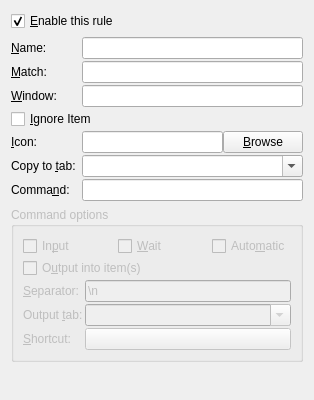
<?xml version="1.0" encoding="UTF-8"?>
<ui version="4.0">
 <class>CommandWidget</class>
 <widget class="QWidget" name="CommandWidget">
  <property name="geometry">
   <rect>
    <x>0</x>
    <y>0</y>
    <width>314</width>
    <height>400</height>
   </rect>
  </property>
  <property name="windowTitle">
   <string>Form</string>
  </property>
  <layout class="QVBoxLayout" name="verticalLayout_2">
   <item>
    <layout class="QHBoxLayout" name="horizontalLayout_4">
     <item>
      <widget class="QCheckBox" name="checkBoxEnable">
       <property name="toolTip">
        <string>Enable this command</string>
       </property>
       <property name="text">
        <string>&amp;Enable this rule</string>
       </property>
       <property name="checked">
        <bool>true</bool>
       </property>
      </widget>
     </item>
    </layout>
   </item>
   <item>
    <layout class="QGridLayout" name="gridLayout">
     <property name="verticalSpacing">
      <number>2</number>
     </property>
     <item row="6" column="1">
      <widget class="QLineEdit" name="lineEditCommand">
       <property name="toolTip">
        <string>Command to run. Use %1 for item text passed as argument and %2 to %9
for arguments captured by regular expression (parts enclosed in parentheses).</string>
       </property>
      </widget>
     </item>
     <item row="5" column="1">
      <widget class="QComboBox" name="comboBoxCopyToTab">
       <property name="toolTip">
        <string>Name of tab to copy new items into (leave empty not to copy)</string>
       </property>
       <property name="editable">
        <bool>true</bool>
       </property>
      </widget>
     </item>
     <item row="1" column="0">
      <widget class="QLabel" name="label_4">
       <property name="sizePolicy">
        <sizepolicy hsizetype="Preferred" vsizetype="Preferred">
         <horstretch>0</horstretch>
         <verstretch>0</verstretch>
        </sizepolicy>
       </property>
       <property name="text">
        <string>&amp;Match:</string>
       </property>
       <property name="buddy">
        <cstring>lineEditMatch</cstring>
       </property>
      </widget>
     </item>
     <item row="0" column="0">
      <widget class="QLabel" name="label_3">
       <property name="sizePolicy">
        <sizepolicy hsizetype="Preferred" vsizetype="Preferred">
         <horstretch>0</horstretch>
         <verstretch>0</verstretch>
        </sizepolicy>
       </property>
       <property name="text">
        <string>&amp;Name:</string>
       </property>
       <property name="buddy">
        <cstring>lineEditName</cstring>
       </property>
      </widget>
     </item>
     <item row="3" column="0" colspan="2">
      <widget class="QCheckBox" name="checkBoxIgnore">
       <property name="toolTip">
        <string>&lt;p&gt;Don't save the matched clipboard content in history and stop applying next commands on it.&lt;/p&gt;</string>
       </property>
       <property name="text">
        <string>&amp;Ignore Item</string>
       </property>
      </widget>
     </item>
     <item row="0" column="1">
      <widget class="QLineEdit" name="lineEditName">
       <property name="toolTip">
        <string>Command name (shown in menu)</string>
       </property>
      </widget>
     </item>
     <item row="1" column="1">
      <widget class="QLineEdit" name="lineEditMatch">
       <property name="toolTip">
        <string>&lt;p&gt;Use command only for items whose text match this regular expression (leave empty to match anything).&lt;/p&gt;&lt;p&gt;&lt;span style=&quot; font-weight:600;&quot;&gt;Examples:&lt;/span&gt;&lt;/p&gt;&lt;p&gt;  Match URL    &lt;span style=&quot; font-weight:600;&quot;&gt;^(https?|ftp)://&lt;/span&gt;&lt;/p&gt;&lt;p&gt;  Match PDF filenames    &lt;span style=&quot; font-weight:600;&quot;&gt;\.pdf$&lt;/span&gt;&lt;/p&gt;&lt;p&gt;  Match single character    &lt;span style=&quot; font-weight:600;&quot;&gt;^.$&lt;/span&gt;&lt;/p&gt;&lt;p&gt;  Match remote multimedia    &lt;span style=&quot; font-weight:600;&quot;&gt;^http://.*\.(ogv|vlc|mp4|mp3)$&lt;/span&gt;&lt;/p&gt;</string>
       </property>
      </widget>
     </item>
     <item row="4" column="0">
      <layout class="QHBoxLayout" name="horizontalLayout_3">
       <item>
        <widget class="QLabel" name="label_5">
         <property name="sizePolicy">
          <sizepolicy hsizetype="Preferred" vsizetype="Preferred">
           <horstretch>0</horstretch>
           <verstretch>0</verstretch>
          </sizepolicy>
         </property>
         <property name="text">
          <string>&amp;Icon:</string>
         </property>
         <property name="buddy">
          <cstring>lineEditIcon</cstring>
         </property>
        </widget>
       </item>
       <item>
        <widget class="QLabel" name="labelIcon">
         <property name="minimumSize">
          <size>
           <width>16</width>
           <height>16</height>
          </size>
         </property>
         <property name="text">
          <string/>
         </property>
        </widget>
       </item>
      </layout>
     </item>
     <item row="6" column="0">
      <widget class="QLabel" name="label_2">
       <property name="sizePolicy">
        <sizepolicy hsizetype="Preferred" vsizetype="Preferred">
         <horstretch>0</horstretch>
         <verstretch>0</verstretch>
        </sizepolicy>
       </property>
       <property name="text">
        <string>Comma&amp;nd:</string>
       </property>
       <property name="buddy">
        <cstring>lineEditCommand</cstring>
       </property>
      </widget>
     </item>
     <item row="4" column="1">
      <layout class="QHBoxLayout" name="horizontalLayout_9">
       <item>
        <widget class="QLineEdit" name="lineEditIcon">
         <property name="toolTip">
          <string>Command name (shown in menu)</string>
         </property>
        </widget>
       </item>
       <item>
        <widget class="QPushButton" name="pushButtonBrowse">
         <property name="text">
          <string>&amp;Browse</string>
         </property>
        </widget>
       </item>
      </layout>
     </item>
     <item row="5" column="0">
      <widget class="QLabel" name="label_6">
       <property name="text">
        <string>Copy to &amp;tab:</string>
       </property>
       <property name="buddy">
        <cstring>comboBoxCopyToTab</cstring>
       </property>
      </widget>
     </item>
     <item row="2" column="0">
      <widget class="QLabel" name="label_7">
       <property name="text">
        <string>&amp;Window:</string>
       </property>
       <property name="buddy">
        <cstring>lineEditWindow</cstring>
       </property>
      </widget>
     </item>
     <item row="2" column="1">
      <widget class="QLineEdit" name="lineEditWindow">
       <property name="toolTip">
        <string>&lt;p&gt;Use command only for items copied to clipboard from window with title text that matches this regular expression (leave empty to match any window).&lt;/p&gt;</string>
       </property>
      </widget>
     </item>
    </layout>
   </item>
   <item>
    <widget class="QGroupBox" name="groupBoxCommandOptions">
     <property name="enabled">
      <bool>false</bool>
     </property>
     <property name="title">
      <string>Command options</string>
     </property>
     <layout class="QVBoxLayout" name="verticalLayout_3">
      <property name="spacing">
       <number>2</number>
      </property>
      <item>
       <layout class="QHBoxLayout" name="horizontalLayout_2">
        <property name="spacing">
         <number>16</number>
        </property>
        <item>
         <widget class="QCheckBox" name="checkBoxInput">
          <property name="toolTip">
           <string>Send item text to standard input of the command.</string>
          </property>
          <property name="text">
           <string>In&amp;put</string>
          </property>
          <property name="checked">
           <bool>false</bool>
          </property>
         </widget>
        </item>
        <item>
         <widget class="QCheckBox" name="checkBoxWait">
          <property name="toolTip">
           <string>Before executing the command show action dialog.</string>
          </property>
          <property name="text">
           <string>&amp;Wait</string>
          </property>
         </widget>
        </item>
        <item>
         <widget class="QCheckBox" name="checkBoxAutomatic">
          <property name="toolTip">
           <string>Run the command automatically</string>
          </property>
          <property name="text">
           <string>Auto&amp;matic</string>
          </property>
         </widget>
        </item>
       </layout>
      </item>
      <item>
       <widget class="QCheckBox" name="checkBoxOutput">
        <property name="toolTip">
         <string>Save standard output to items.</string>
        </property>
        <property name="text">
         <string>O&amp;utput into item(s)</string>
        </property>
        <property name="checked">
         <bool>false</bool>
        </property>
       </widget>
      </item>
      <item>
       <layout class="QFormLayout" name="formLayout">
        <property name="verticalSpacing">
         <number>2</number>
        </property>
        <item row="0" column="0">
         <widget class="QLabel" name="separatorLabel">
          <property name="enabled">
           <bool>false</bool>
          </property>
          <property name="text">
           <string>&amp;Separator:</string>
          </property>
          <property name="buddy">
           <cstring>lineEditSeparator</cstring>
          </property>
         </widget>
        </item>
        <item row="0" column="1">
         <widget class="QLineEdit" name="lineEditSeparator">
          <property name="enabled">
           <bool>false</bool>
          </property>
          <property name="toolTip">
           <string>Separator to match for splitting the output to multiple items.</string>
          </property>
          <property name="text">
           <string>\n</string>
          </property>
         </widget>
        </item>
        <item row="1" column="1">
         <widget class="QComboBox" name="comboBoxOutputTab">
          <property name="enabled">
           <bool>false</bool>
          </property>
          <property name="toolTip">
           <string>Save items in tab with given name (leave empty to save in first tab)</string>
          </property>
          <property name="editable">
           <bool>true</bool>
          </property>
         </widget>
        </item>
        <item row="1" column="0">
         <widget class="QLabel" name="labelOutputTab">
          <property name="enabled">
           <bool>false</bool>
          </property>
          <property name="text">
           <string>Output &amp;tab:</string>
          </property>
          <property name="buddy">
           <cstring>comboBoxOutputTab</cstring>
          </property>
         </widget>
        </item>
        <item row="2" column="0">
         <widget class="QLabel" name="label">
          <property name="text">
           <string>&amp;Shortcut:</string>
          </property>
          <property name="buddy">
           <cstring>pushButtonShortcut</cstring>
          </property>
         </widget>
        </item>
        <item row="2" column="1">
         <widget class="QPushButton" name="pushButtonShortcut">
          <property name="text">
           <string/>
          </property>
         </widget>
        </item>
       </layout>
      </item>
     </layout>
    </widget>
   </item>
   <item>
    <spacer name="verticalSpacer">
     <property name="orientation">
      <enum>Qt::Vertical</enum>
     </property>
     <property name="sizeHint" stdset="0">
      <size>
       <width>0</width>
       <height>0</height>
      </size>
     </property>
    </spacer>
   </item>
  </layout>
 </widget>
 <tabstops>
  <tabstop>checkBoxEnable</tabstop>
  <tabstop>lineEditName</tabstop>
  <tabstop>lineEditMatch</tabstop>
  <tabstop>lineEditWindow</tabstop>
  <tabstop>checkBoxIgnore</tabstop>
  <tabstop>lineEditIcon</tabstop>
  <tabstop>pushButtonBrowse</tabstop>
  <tabstop>comboBoxCopyToTab</tabstop>
  <tabstop>lineEditCommand</tabstop>
  <tabstop>checkBoxInput</tabstop>
  <tabstop>checkBoxWait</tabstop>
  <tabstop>checkBoxAutomatic</tabstop>
  <tabstop>checkBoxOutput</tabstop>
  <tabstop>lineEditSeparator</tabstop>
  <tabstop>comboBoxOutputTab</tabstop>
  <tabstop>pushButtonShortcut</tabstop>
 </tabstops>
 <resources/>
 <connections>
  <connection>
   <sender>checkBoxOutput</sender>
   <signal>toggled(bool)</signal>
   <receiver>lineEditSeparator</receiver>
   <slot>setEnabled(bool)</slot>
   <hints>
    <hint type="sourcelabel">
     <x>245</x>
     <y>193</y>
    </hint>
    <hint type="destinationlabel">
     <x>450</x>
     <y>193</y>
    </hint>
   </hints>
  </connection>
 </connections>
</ui>
